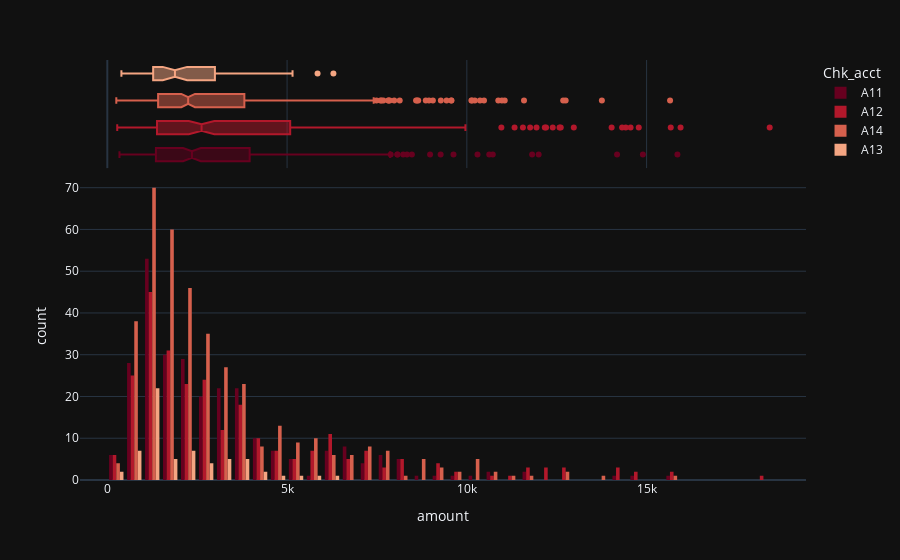

Notebook code for this chart:
### Code cell
fig = px.histogram(grm,x='amount',color='Chk_acct',template='plotly_dark',marginal='box',color_discrete_sequence=px.colors.sequential.RdBu)
fig.update_layout(barmode='group')

### Figure 1 — Plotly figure (JSON) as saved in the notebook; plotly's stock layout.template omitted (floating-point values rounded to 4 significant figures; data arrays with more than 128 entries replaced by an {"elided": "..."} marker saying what was removed)
{"data": [{"alignmentgroup": "True", "bingroup": "x", "hovertemplate": "Chk_acct=A11<br>amount=%{x}<br>count=%{y}<extra></extra>", "legendgroup": "A11", "marker": {"color": "rgb(103,0,31)", "pattern": {"shape": ""}}, "name": "A11", "offsetgroup": "A11", "orientation": "v", "showlegend": true, "type": "histogram", "x": {"elided": "274 int values"}, "xaxis": "x", "yaxis": "y"}, {"alignmentgroup": "True", "hovertemplate": "Chk_acct=A11<br>amount=%{x}<extra></extra>", "legendgroup": "A11", "marker": {"color": "rgb(103,0,31)"}, "name": "A11", "notched": true, "offsetgroup": "A11", "showlegend": false, "type": "box", "x": {"elided": "274 int values"}, "xaxis": "x2", "yaxis": "y2"}, {"alignmentgroup": "True", "bingroup": "x", "hovertemplate": "Chk_acct=A12<br>amount=%{x}<br>count=%{y}<extra></extra>", "legendgroup": "A12", "marker": {"color": "rgb(178,24,43)", "pattern": {"shape": ""}}, "name": "A12", "offsetgroup": "A12", "orientation": "v", "showlegend": true, "type": "histogram", "x": {"elided": "269 int values"}, "xaxis": "x", "yaxis": "y"}, {"alignmentgroup": "True", "hovertemplate": "Chk_acct=A12<br>amount=%{x}<extra></extra>", "legendgroup": "A12", "marker": {"color": "rgb(178,24,43)"}, "name": "A12", "notched": true, "offsetgroup": "A12", "showlegend": false, "type": "box", "x": {"elided": "269 int values"}, "xaxis": "x2", "yaxis": "y2"}, {"alignmentgroup": "True", "bingroup": "x", "hovertemplate": "Chk_acct=A14<br>amount=%{x}<br>count=%{y}<extra></extra>", "legendgroup": "A14", "marker": {"color": "rgb(214,96,77)", "pattern": {"shape": ""}}, "name": "A14", "offsetgroup": "A14", "orientation": "v", "showlegend": true, "type": "histogram", "x": {"elided": "394 int values"}, "xaxis": "x", "yaxis": "y"}, {"alignmentgroup": "True", "hovertemplate": "Chk_acct=A14<br>amount=%{x}<extra></extra>", "legendgroup": "A14", "marker": {"color": "rgb(214,96,77)"}, "name": "A14", "notched": true, "offsetgroup": "A14", "showlegend": false, "type": "box", "x": {"elided": "394 int values"}, "xaxis": "x2", "yaxis": "y2"}, {"alignmentgroup": "True", "bingroup": "x", "hovertemplate": "Chk_acct=A13<br>amount=%{x}<br>count=%{y}<extra></extra>", "legendgroup": "A13", "marker": {"color": "rgb(244,165,130)", "pattern": {"shape": ""}}, "name": "A13", "offsetgroup": "A13", "orientation": "v", "showlegend": true, "type": "histogram", "x": [409, 1474, 2100, 1225, 1961, 3617, 392, 781, 1881, 709, 5848, 1908, 3913, 4210, 1925, 2251, 1445, 4796, 1344, 3749, 1494, 4473, 3949, 3399, 2247, 1330, 939, 609, 1424, 5152, 1323, 1126, 2360, 2687, 2319, 3049, 2864, 683, 1275, 1240, 2116, 947, 1297, 1047, 3017, 1347, 1905, 1377, 3148, 1337, 1275, 1299, 1271, 1480, 2892, 3016, 2327, 1343, 745, 3656, 1258, 2923, 6289], "xaxis": "x", "yaxis": "y"}, {"alignmentgroup": "True", "hovertemplate": "Chk_acct=A13<br>amount=%{x}<extra></extra>", "legendgroup": "A13", "marker": {"color": "rgb(244,165,130)"}, "name": "A13", "notched": true, "offsetgroup": "A13", "showlegend": false, "type": "box", "x": [409, 1474, 2100, 1225, 1961, 3617, 392, 781, 1881, 709, 5848, 1908, 3913, 4210, 1925, 2251, 1445, 4796, 1344, 3749, 1494, 4473, 3949, 3399, 2247, 1330, 939, 609, 1424, 5152, 1323, 1126, 2360, 2687, 2319, 3049, 2864, 683, 1275, 1240, 2116, 947, 1297, 1047, 3017, 1347, 1905, 1377, 3148, 1337, 1275, 1299, 1271, 1480, 2892, 3016, 2327, 1343, 745, 3656, 1258, 2923, 6289], "xaxis": "x2", "yaxis": "y2"}], "layout": {"barmode": "group", "legend": {"title": {"text": "Chk_acct"}, "tracegroupgap": 0}, "margin": {"t": 60}, "xaxis": {"anchor": "y", "domain": [0, 1], "title": {"text": "amount"}}, "xaxis2": {"anchor": "y2", "domain": [0, 1], "matches": "x", "showgrid": true, "showticklabels": false}, "yaxis": {"anchor": "x", "domain": [0, 0.7326], "title": {"text": "count"}}, "yaxis2": {"anchor": "x2", "domain": [0.7426, 1], "matches": "y2", "showgrid": false, "showline": false, "showticklabels": false, "ticks": ""}}}
